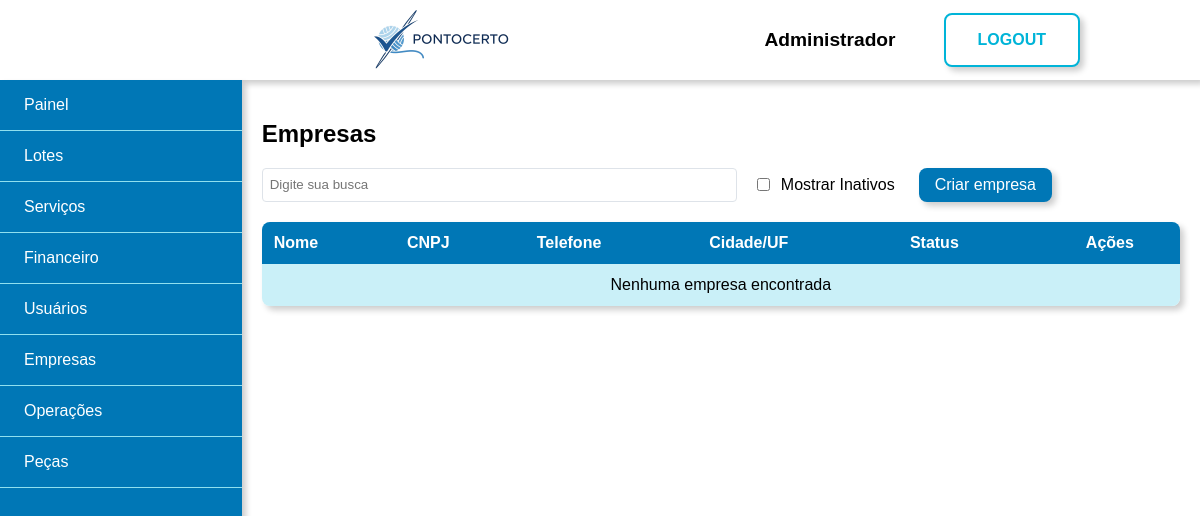
The app's page /admin/empresas (signed in), older data.
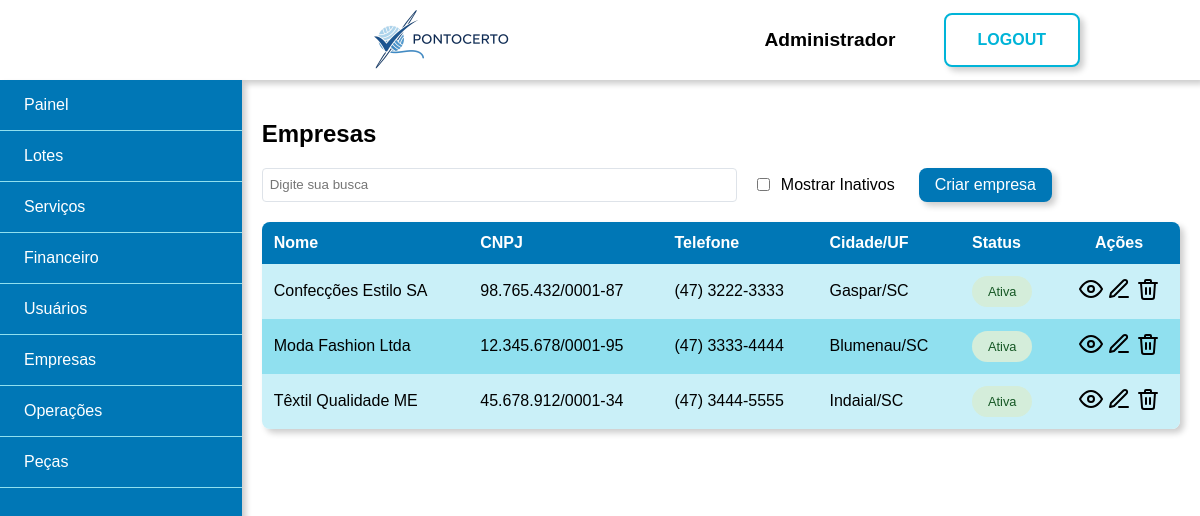
The same page, newer data.
### tables this page shows
CREATE TABLE empresas (
    id INT PRIMARY KEY AUTO_INCREMENT,
    nome VARCHAR(255) NOT NULL,
    cnpj VARCHAR(14) NOT NULL UNIQUE,
    email VARCHAR(255),
    telefone VARCHAR(20),
    endereco TEXT,
    cidade VARCHAR(100),
    estado VARCHAR(2),
    cep VARCHAR(8),
    observacao TEXT,
    ativo TINYINT DEFAULT 1,
    created_at TIMESTAMP DEFAULT CURRENT_TIMESTAMP,
    updated_at TIMESTAMP DEFAULT CURRENT_TIMESTAMP ON UPDATE CURRENT_TIMESTAMP
);

### views/admin/empresas.php (the view, shortened to what the changed rows need)
<div class="conteudo flex">
    <?php require VIEWS_PATH . 'shared/sidebar.php'; ?>
    <div class="conteudo-tabela">
        <h2>Empresas</h2>
        <div class="tabela">
            <table cellspacing='0' class="redondinho shadow filter">
                <thead>
                    <tr>
                        <th class="ae">Nome</th>
                        <th class="ae">CNPJ</th>
                        <th class="ae">Telefone</th>
                        <th class="ae">Cidade/UF</th>
                        <th class="ae">Status</th>
                        <th class="ac">Ações</th>
                    </tr>
                </thead>
                <tbody>
                    <?php if (empty($listaEmpresas)): ?>
                        <tr>
                            <td colspan="7" class="ac">Nenhuma empresa encontrada</td>
                        </tr>
                    <?php else: ?>
                        <?php foreach ($listaEmpresas as $empresa): ?>
                           <tr class="linha-filter" data-ativo="<?= $empresa['ativo'] ? '1' : '0' ?>">
                                <td class="ae"><?= htmlspecialchars($empresa['nome']) ?></td>
                                <td class="ae"><?= $this->formatarCNPJ($empresa['cnpj']) ?></td>
                                <td class="ae"><?= $this->formatarTelefone($empresa['telefone']) ?></td>
                                <td class="ae"><?= htmlspecialchars($empresa['cidade']) ?>/<?= htmlspecialchars($empresa['estado']) ?></td>
                                <td class="ae">
                                    <span class="status-badge <?= $empresa['ativo'] ? 'active' : 'inactive' ?>">
                                        <?= $empresa['ativo'] ? 'Ativa' : 'Inativa' ?>
                                    </span>
                                </td>
                                <td class="ac">
                                    <a href="<?= BASE_URL ?>admin/visualizar-empresa?id=<?= $empresa['id'] ?>" title="Visualizar">
                                        <img class="icone" src="<?= ASSETS_URL ?>icones/visualizar.svg" alt="visualizar">
                                    </a>
                                    <a href="<?= BASE_URL ?>admin/editar-empresa?id=<?= $empresa['id'] ?>" title="Editar">
                                        <img class="icone" src="<?= ASSETS_URL ?>icones/editar.svg" alt="editar">
                                    </a>
                                    <?php if ($empresa['ativo']): ?>
                                        <a href="<?= BASE_URL ?>admin/remover-empresa?id=<?= $empresa['id'] ?>"
                                           onclick="return confirm('Tem certeza que deseja desativar esta empresa?')"
                                           title="Desativar">
                                            <img class="icone" src="<?= ASSETS_URL ?>icones/remover.svg" alt="desativar">
                                        </a>
                                    <?php endif; ?>
                                </td>
                            </tr>
                        <?php endforeach; ?>
                    <?php endif; ?>
                </tbody>
            </table>
        </div>
    </div>
</div>

### views/shared/sidebar.php (shortened to what the changed rows need)
<?php
$currentRoute = trim(parse_url($_SERVER['REQUEST_URI'], PHP_URL_PATH), '/');
$userRole = $_SESSION['tipo_usuario'] ?? 'guest';
$menuItems = [
    'admin' => [
        ['route' => 'admin/painel', 'label' => 'Painel'],
        ['route' => 'admin/lotes', 'label' => 'Lotes'],
        ['route' => 'admin/servicos', 'label' => 'Serviços'],
        ['route' => 'admin/financeiro', 'label' => 'Financeiro'],
        ['route' => 'admin/usuarios', 'label' => 'Usuários'],
        ['route' => 'admin/empresas', 'label' => 'Empresas'],
        ['route' => 'admin/operacoes', 'label' => 'Operações'],
        ['route' => 'admin/pecas', 'label'=> 'Peças'],
    ],
    'costureira' => [
        ['route' => 'costura/painel', 'label' => 'Painel'],
        ['route' => 'costura/servicos', 'label' => 'Meus Serviços'],
        ['route' => 'costura/pagamentos', 'label' => 'Meus Pagamentos'],
        ['route' => 'costura/visualizar-perfil', 'label' => 'Perfil']
    ]
];
?>
<aside class="menu flex vertical shadow">
    <nav class="sidebar-nav">
        <ul>
            <?php foreach ($menuItems[$userRole] ?? [] as $item): ?>
                <li class="<?= ($currentRoute === $item['route'] || strpos($currentRoute, $item['route'] . '/') === 0) ? 'active' : '' ?>">
                    <a href="<?= BASE_URL . $item['route'] ?>">
                        <?= $item['label'] ?>
                    </a>
                </li>
            <?php endforeach; ?>
        </ul>
    </nav>
</aside>

Row changes from the older to the newer data that the page shows:
added empresas: nome "Confecções Estilo SA", cnpj "98.765.432/0001-87", telefone "(47) 3222-3333", cidade "Gaspar", estado "SC", ativo "Ativa"
added empresas: nome "Moda Fashion Ltda", cnpj "12.345.678/0001-95", telefone "(47) 3333-4444", cidade "Blumenau", estado "SC", ativo "Ativa"
added empresas: nome "Têxtil Qualidade ME", cnpj "45.678.912/0001-34", telefone "(47) 3444-5555", cidade "Indaial", estado "SC", ativo "Ativa"
Text that changed along with them:
text no longer shown: "Nenhuma empresa encontrada"
